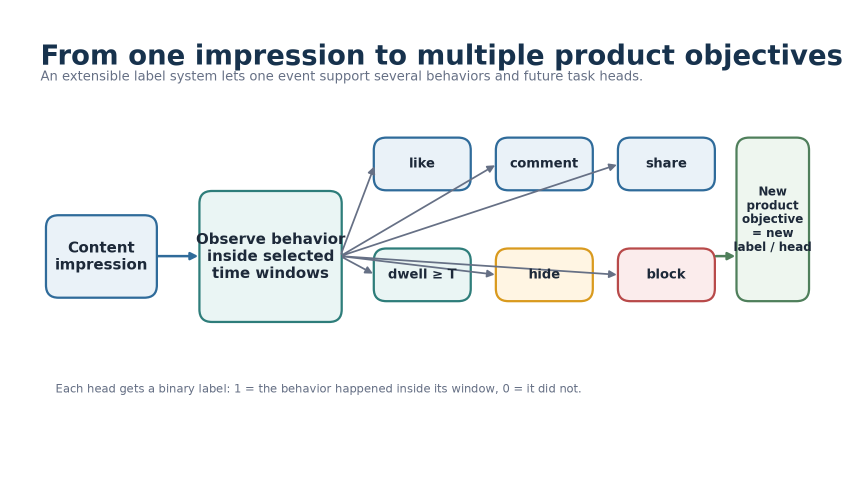
#> input picture chapters/01_ranking_model/diagrams/02_product_objective_labels.png, 1710 x 971 px, found by its file name (shown at 1/2 size)
$ python patch_diagram_text.py
#> lines starting #> are read from the running program, lines starting #| are printed output that depends on the picture
"""Replace one line of caption text in a rendered diagram PNG.

Usage (from the repository root):  python tools/patch_diagram_text.py
Each entry: (image, y_min, y_max, old_text, new_text). The band y_min..y_max must
contain only the caption line(s) to replace. The font size is matched by fitting
the width of the old text in DejaVu Sans, the font the diagrams were drawn with.
"""
import numpy as np
from PIL import Image, ImageDraw, ImageFont

FONT = "/usr/share/fonts/truetype/dejavu/DejaVuSans.ttf"

PATCHES = [
    ("chapters/01_ranking_model/diagrams/02_product_objective_labels.png", 755, 800,
     "Important: 1 and 0 mean positive and negative outcomes for the selected label. The notes do not define a third unlabeled state.",
     "Each head gets a binary label: 1 = the behavior happened inside its window, 0 = it did not."),
    ("chapters/02_ad_click_prediction/diagrams/09_continual_learning.png", 750, 795,
     "These methods may be used independently or combined; the notes do not prescribe one universal strategy.",
     "They can be used alone or combined; pick the smallest one that fixes the measured problem."),
    ("chapters/03_people_you_may_know/diagrams/02_scale_constraints.png", 115, 150,
     "The numbers are capacity-planning assumptions from the notes, not verified facts about a specific platform.",
     "Illustrative capacity-planning assumptions, not figures from any specific platform."),
    ("chapters/03_people_you_may_know/diagrams/06_temporal_gnn.png", 780, 815,
     "LSTM or GRU components are examples from the notes; the exact recurrent mechanism remains an implementation choice.",
     "The memory updater can be a GRU or LSTM cell (as in TGN); the exact recurrent mechanism is an implementation choice."),
    ("chapters/03_people_you_may_know/diagrams/07_candidate_generation.png", 695, 750,
     "The notes contain a rough, unverified FoF observation. The safe design conclusion is only that FoF is a plausible high-value candidate source, not",
     "Friends-of-friends is usually the highest-yield source; the others add coverage and cold-start candidates."),
    ("chapters/03_people_you_may_know/diagrams/11_negatives_evaluation.png", 115, 150,
     "Negative-pair sampling is an added technical extension, clearly separated from the original notes.",
     "Which non-connected pairs count as negatives shapes what the model learns."),
]


def patch(path, y0, y1, old, new):
#> called with y0 = 755, y1 = 800
    im = Image.open(path).convert("RGB")
#> im is the input picture: PIL image 1710x971 RGB; mean R, G, B 241.4, 243.6, 244.4
    a = np.asarray(im).astype(int)
    band = a[y0:y1]
    ink = (np.abs(band - 255).sum(axis=2) > 60)
    rows, cols = np.where(ink)
#> rows = 6094 values from 13 to 34; cols = 6094 values, max 1160 at index 5038, min 113 at index 0, mean 628.6
    top, bottom = y0 + rows.min(), y0 + rows.max()
#> top = 768; bottom = 789
    left, right = cols.min(), cols.max()
#> left = 113; right = 1160
    px = band[ink]
    dark = px[px.sum(axis=1) <= np.percentile(px.sum(axis=1), 15)]
#> dark = 2497 rows, first 8: [102, 112, 133], [102, 112, 133], [102, 112, 133], [102, 112, 133], [102, 112, 133], [102, 112, 133], [102, 112, 133], [102, 112, 133]
    color = tuple(int(c) for c in np.median(dark, axis=0))   # core stroke colour, not anti-aliased edges
#> color = (102, 112, 133)
    first_line_w = right - left                   # width of the widest original line
#> first_line_w = 1047
    size = 10
    while ImageFont.truetype(FONT, size + 1).getlength(old) <= first_line_w + 2:
        size += 1
#> this loop made 6 passes
#> after the loop, size = 16
    font = ImageFont.truetype(FONT, size)
    d = ImageDraw.Draw(im)
    d.rectangle([left - 3, top - 3, right + 3, bottom + 3], fill=(255, 255, 255))
    asc = font.getbbox("T")[1]
#> asc = 3
    d.text((left, top - asc), new, font=font, fill=color)
    im.save(path, optimize=True)
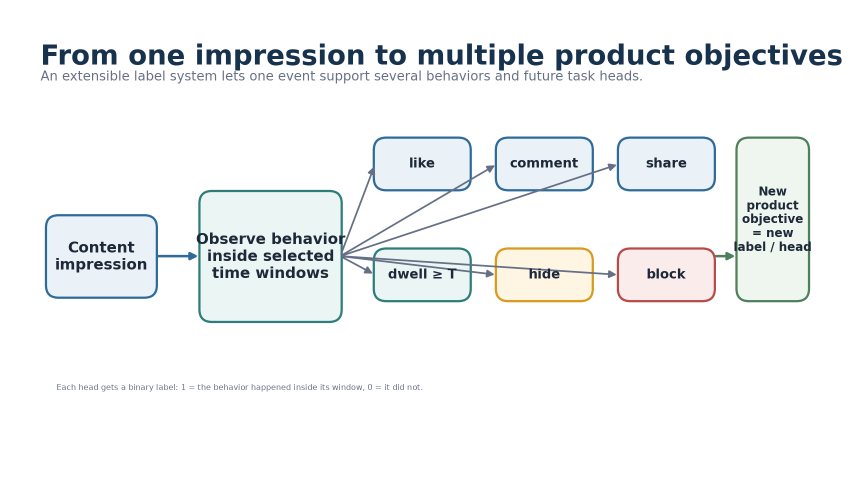
#> saved as 02_product_objective_labels.png: PIL image 1710x971 RGB (shown at 1/2 size); mean R, G, B 241.7, 243.8, 244.6
    print(f"{path}: size {size}, band {top}-{bottom}")
#| chapters/01_ranking_model/diagrams/02_product_objective_labels.png: size 16, band 768-789


if __name__ == "__main__":
    for p in PATCHES:
        patch(*p)
#> pass 2 of the loop `for p in PATCHES:`:
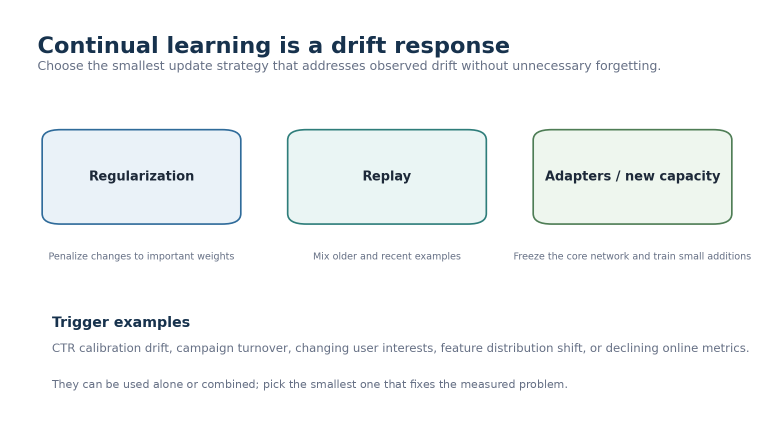
#> input picture chapters/02_ad_click_prediction/diagrams/09_continual_learning.png, 1548 x 891 px, found by its file name (shown at 1/2 size)
#> in patch, im is the input picture: PIL image 1548x891 RGB; mean R, G, B 244.5, 246.9, 247.4
#> a: shape (891, 1548, 3) int64
#> rows = 5433 values from 9 to 30; cols = 5433 values, max 1133 at index 4432, min 104 at index 43, mean 626.1
#> top = 759; bottom = 780
#> left = 104; right = 1133
#> dark = 2262 rows, first 8: [102, 112, 133], [102, 112, 133], [102, 112, 133], [102, 112, 133], [102, 112, 133], [102, 112, 133], [102, 112, 133], [102, 112, 133]
#> first_line_w = 1029
#> the loop in patch (call 2), `while ImageFont.truetype(FONT, size + 1).getlength(old) <= first_line_..` made 9 passes
#> after the loop in patch (call 2), `while ImageFont.truetype(FONT, size + 1).getlength(old) <= first_line_..`: size = 19
#> asc = 4
#> in patch (call 2), `im.save(path, optimize=True)`:
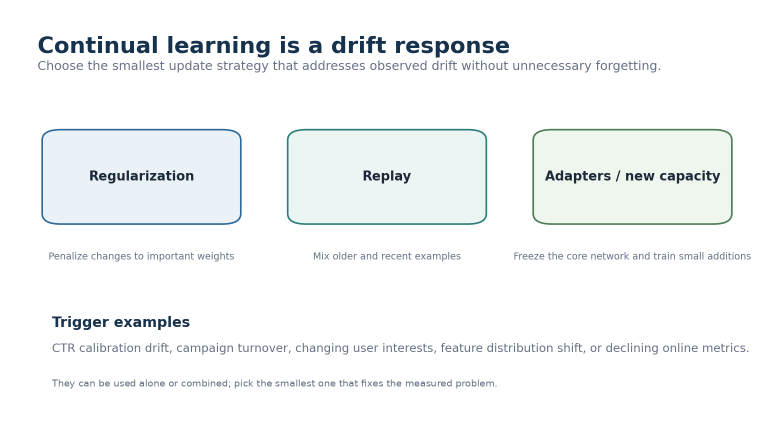
#> saved as 09_continual_learning.png: PIL image 1548x891 RGB (shown at 1/2 size); mean R, G, B 244.6, 247, 247.5
#| chapters/02_ad_click_prediction/diagrams/09_continual_learning.png: size 19, band 759-780
#> pass 3 of the loop `for p in PATCHES:`:
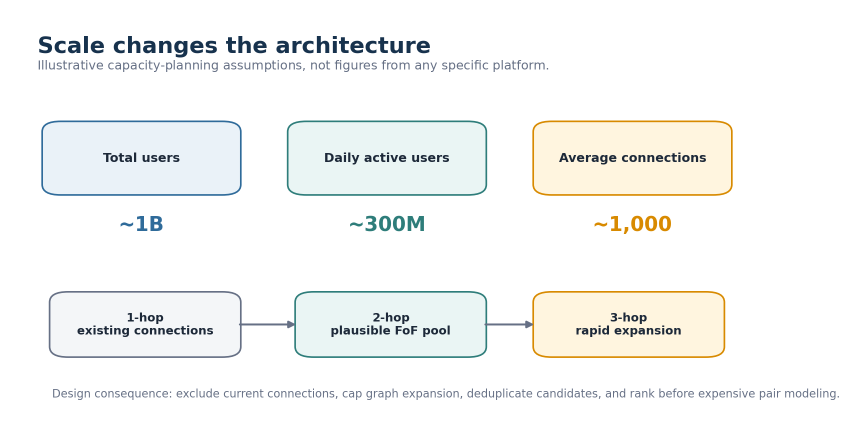
#> input picture chapters/03_people_you_may_know/diagrams/02_scale_constraints.png, 1710 x 891 px, found by its file name (shown at 1/2 size)
#> in patch, im is the input picture: PIL image 1710x891 RGB; mean R, G, B 245.4, 246.4, 245
#> a: shape (891, 1710, 3) int64
#> rows = 6548 values from 5 to 28; cols = 6548 values, max 1096 at index 5352, min 77 at index 57, mean 579.3
#> top = 120; bottom = 143
#> left = 77; right = 1096
#> dark = 2631 rows, first 8: [102, 112, 133], [102, 112, 133], [102, 112, 133], [102, 112, 133], [102, 112, 133], [102, 112, 133], [102, 112, 133], [102, 112, 133]
#> first_line_w = 1019
#> the loop in patch (call 3), `while ImageFont.truetype(FONT, size + 1).getlength(old) <= first_line_..` made 8 passes
#> after the loop in patch (call 3), `while ImageFont.truetype(FONT, size + 1).getlength(old) <= first_line_..`: size = 18
#> in patch (call 3), `im.save(path, optimize=True)`:
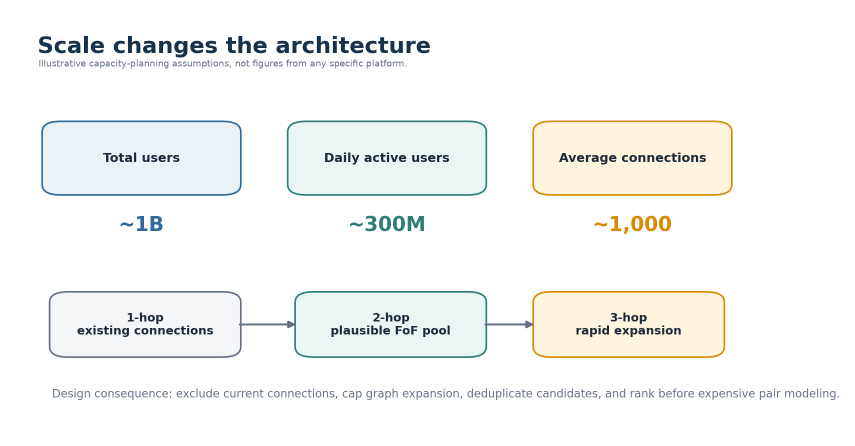
#> saved as 02_scale_constraints.png: PIL image 1710x891 RGB (shown at 1/2 size); mean R, G, B 245.6, 246.6, 245.2
#| chapters/03_people_you_may_know/diagrams/02_scale_constraints.png: size 18, band 120-143
#> the loop made 6 passes; the first 3 are shown
